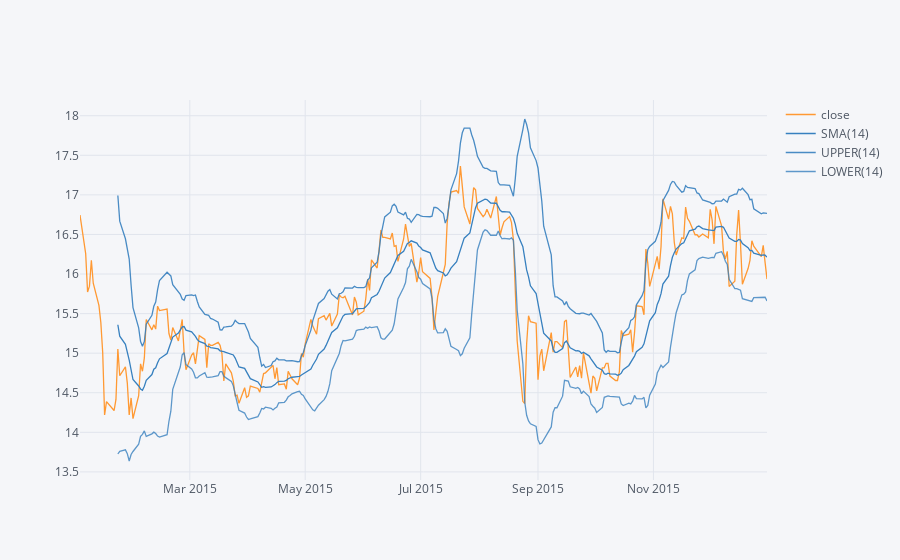

Here is the notebook cell this chart was saved with:
### Markdown cell above
**Use .ta_plot(study='boll') to create a Bollinger Band Plot for Bank of America for the year 2015.**

### Code cell
bank_stocks['2015-01-01':'2015-12-31']['BAC']['close'].ta_plot(study='boll')

### Figure 1 — Plotly figure (JSON) as saved in the notebook; plotly's stock layout.template omitted (floating-point values rounded to 4 significant figures; data arrays with more than 128 entries replaced by an {"elided": "..."} marker saying what was removed)
{"data": [{"line": {"color": "rgba(255, 153, 51, 1.0)", "dash": "solid", "shape": "linear", "width": 1.3}, "mode": "lines", "name": "close", "text": "", "type": "scatter", "uid": "d579dd13-ea60-445f-a543-7f48246cc184", "x": {"elided": "252 str values"}, "y": {"elided": "252 float values"}}, {"line": {"color": "rgba(55, 128, 191, 1.0)", "dash": "solid", "shape": "linear", "width": 1.3}, "mode": "lines", "name": "SMA(14)", "text": "", "type": "scatter", "uid": "a3261c77-b05e-46f9-813a-1a59e1d76be7", "x": {"elided": "252 str values"}, "y": {"elided": "252 mixed values"}}, {"line": {"color": "rgba(55, 128, 191, 0.8999999999999999)", "dash": "solid", "shape": "linear", "width": 1.3}, "mode": "lines", "name": "UPPER(14)", "text": "", "type": "scatter", "uid": "7463c76e-0623-4561-b724-45129e25ab4d", "x": {"elided": "252 str values"}, "y": {"elided": "252 mixed values"}}, {"line": {"color": "rgba(55, 128, 191, 0.7999999999999998)", "dash": "solid", "shape": "linear", "width": 1.3}, "mode": "lines", "name": "LOWER(14)", "text": "", "type": "scatter", "uid": "fd55d057-a32b-4716-994a-c909714554d5", "x": {"elided": "252 str values"}, "y": {"elided": "252 mixed values"}}], "layout": {"legend": {"bgcolor": "#F5F6F9", "font": {"color": "#4D5663"}}, "paper_bgcolor": "#F5F6F9", "plot_bgcolor": "#F5F6F9", "title": {"font": {"color": "#4D5663"}}, "xaxis": {"gridcolor": "#E1E5ED", "showgrid": true, "tickfont": {"color": "#4D5663"}, "title": {"font": {"color": "#4D5663"}, "text": ""}, "zerolinecolor": "#E1E5ED"}, "yaxis": {"gridcolor": "#E1E5ED", "showgrid": true, "tickfont": {"color": "#4D5663"}, "title": {"font": {"color": "#4D5663"}, "text": ""}, "zerolinecolor": "#E1E5ED"}}}
